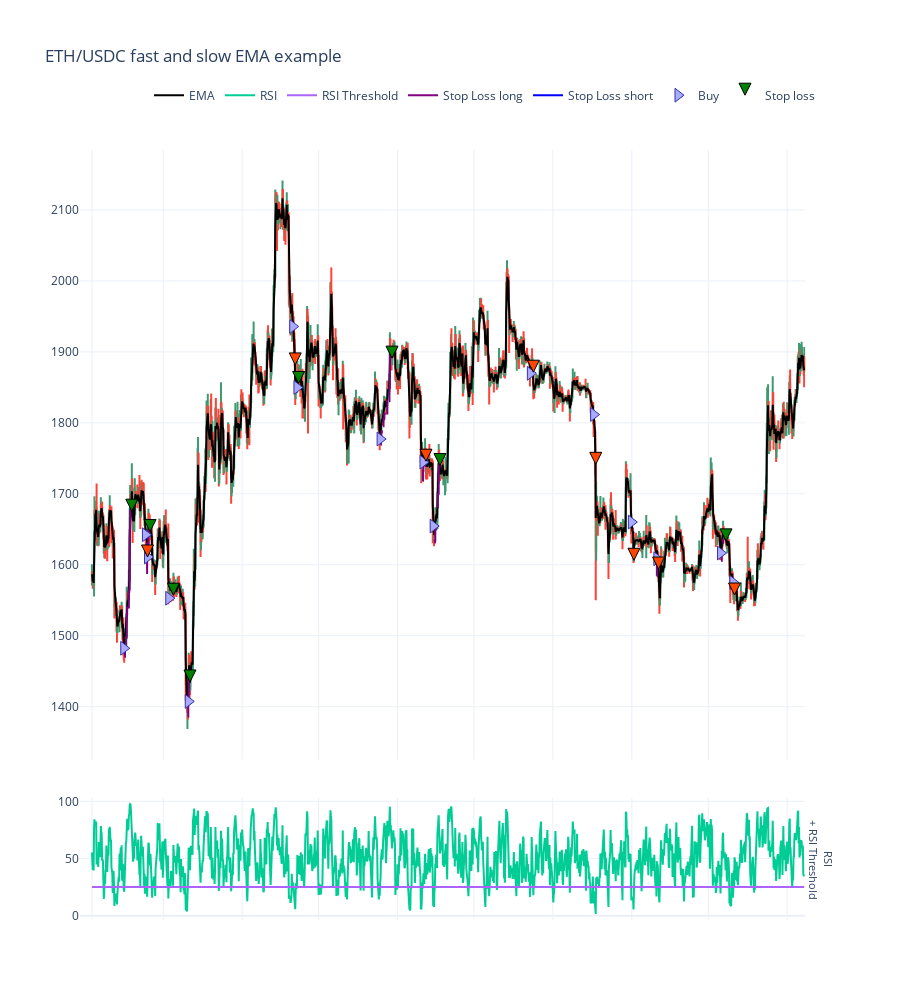

The cell this chart's notebook holds for it:
### Code cell
from tradeexecutor.visual.single_pair import visualise_single_pair, visualise_single_pair_positions_with_duration_and_slippage
from tradingstrategy.charting.candle_chart import VolumeBarMode

figure = visualise_single_pair(
    state,
    universe.universe.candles,
    start_at=START_AT,
    end_at=END_AT,
    volume_bar_mode=VolumeBarMode.hidden,
    volume_axis_name="Volume (USD)",
    height = 1000,
    hover_text=True,
)

figure.show()

### Figure 1 — Plotly figure (JSON) as saved in the notebook; plotly's stock layout.template omitted (floating-point values rounded to 4 significant figures; data arrays with more than 128 entries replaced by an {"elided": "..."} marker saying what was removed)
{"data": [{"close": {"elided": "1681 float values"}, "high": {"elided": "1681 float values"}, "hoverinfo": "text", "low": {"elided": "1681 float values"}, "open": {"elided": "1681 float values"}, "showlegend": false, "text": {"elided": "1681 str values"}, "type": "candlestick", "x": {"elided": "1681 str values"}, "xaxis": "x", "yaxis": "y"}, {"line": {"color": "black", "shape": "linear"}, "mode": "lines", "name": "EMA", "type": "scatter", "x": {"elided": "1680 str values"}, "xaxis": "x", "y": {"elided": "1680 float values"}, "yaxis": "y"}, {"line": {"shape": "linear"}, "mode": "lines", "name": "RSI", "type": "scatter", "x": {"elided": "1680 str values"}, "xaxis": "x", "y": {"elided": "1680 float values"}, "yaxis": "y2"}, {"line": {"shape": "linear"}, "mode": "lines", "name": "RSI Threshold", "type": "scatter", "x": {"elided": "1680 str values"}, "xaxis": "x", "y": {"elided": "1680 int values"}, "yaxis": "y2"}, {"line": {"color": "purple", "shape": "hv"}, "mode": "lines", "name": "Stop Loss long", "type": "scatter", "x": {"elided": "1680 str values"}, "xaxis": "x", "y": {"elided": "1680 float values"}, "yaxis": "y"}, {"line": {"color": "blue", "shape": "hv"}, "mode": "lines", "name": "Stop Loss short", "type": "scatter", "x": {"elided": "1680 str values"}, "xaxis": "x", "y": {"elided": "1680 null values"}, "yaxis": "y"}, {"hoverinfo": "text", "marker": {"color": "#aaaaff", "line": {"color": "#3333aa", "width": 1}, "size": 12, "symbol": "triangle-right"}, "mode": "markers", "name": "Buy", "text": ["------------------------------------------------------------<br>Buy WETH<br><br>Executed at: 2023-02-13 12:00:00<br>Value: 37500.0000 USD<br>Quantity: 25.284856 WETH<br>Executed at price: 1483.1012 WETH / USD<br>Fees paid: $18.75", "------------------------------------------------------------<br>Buy WETH<br><br>Executed at: 2023-02-22 00:00:00<br>Value: 41132.5060 USD<br>Quantity: 25.034527 WETH<br>Executed at price: 1643.0311 WETH / USD<br>Fees paid: $20.57", "------------------------------------------------------------<br>Buy WETH<br><br>Executed at: 2023-02-22 20:00:00<br>Value: 40515.5941 USD<br>Quantity: 25.137088 WETH<br>Executed at price: 1611.7855 WETH / USD<br>Fees paid: $20.26", "------------------------------------------------------------<br>Buy WETH<br><br>Executed at: 2023-03-03 04:00:00<br>Value: 41160.1928 USD<br>Quantity: 26.493321 WETH<br>Executed at price: 1553.6064 WETH / USD<br>Fees paid: $20.58", "------------------------------------------------------------<br>Buy WETH<br><br>Executed at: 2023-03-10 20:00:00<br>Value: 41213.7433 USD<br>Quantity: 29.268553 WETH<br>Executed at price: 1408.1237 WETH / USD<br>Fees paid: $20.61", "------------------------------------------------------------<br>Buy WETH<br><br>Executed at: 2023-04-20 20:00:00<br>Value: 41784.8941 USD<br>Quantity: 21.575329 WETH<br>Executed at price: 1936.6979 WETH / USD<br>Fees paid: $20.89", "------------------------------------------------------------<br>Buy WETH<br><br>Executed at: 2023-04-22 12:00:00<br>Value: 40878.4281 USD<br>Quantity: 22.088151 WETH<br>Executed at price: 1850.6949 WETH / USD<br>Fees paid: $20.44", "------------------------------------------------------------<br>Buy WETH<br><br>Executed at: 2023-05-25 04:00:00<br>Value: 40942.1642 USD<br>Quantity: 23.026589 WETH<br>Executed at price: 1778.0386 WETH / USD<br>Fees paid: $20.47", "------------------------------------------------------------<br>Buy WETH<br><br>Executed at: 2023-06-11 00:00:00<br>Value: 42879.9524 USD<br>Quantity: 24.565967 WETH<br>Executed at price: 1745.5023 WETH / USD<br>Fees paid: $21.44", "------------------------------------------------------------<br>Buy WETH<br><br>Executed at: 2023-06-15 00:00:00<br>Value: 42871.0117 USD<br>Quantity: 25.898344 WETH<br>Executed at price: 1655.3573 WETH / USD<br>Fees paid: $21.44", "------------------------------------------------------------<br>Buy WETH<br><br>Executed at: 2023-07-23 04:00:00<br>Value: 44494.5044 USD<br>Quantity: 23.784505 WETH<br>Executed at price: 1870.7349 WETH / USD<br>Fees paid: $22.25", "------------------------------------------------------------<br>Buy WETH<br><br>Executed at: 2023-08-17 00:00:00<br>Value: 44489.1424 USD<br>Quantity: 24.544165 WETH<br>Executed at price: 1812.6159 WETH / USD<br>Fees paid: $22.24", "------------------------------------------------------------<br>Buy WETH<br><br>Executed at: 2023-08-31 20:00:00<br>Value: 43164.9240 USD<br>Quantity: 25.987466 WETH<br>Executed at price: 1660.9901 WETH / USD<br>Fees paid: $21.58", "------------------------------------------------------------<br>Buy WETH<br><br>Executed at: 2023-09-10 20:00:00<br>Value: 42084.1069 USD<br>Quantity: 26.150660 WETH<br>Executed at price: 1609.2942 WETH / USD<br>Fees paid: $21.04", "------------------------------------------------------------<br>Buy WETH<br><br>Executed at: 2023-10-05 20:00:00<br>Value: 41767.1372 USD<br>Quantity: 25.823975 WETH<br>Executed at price: 1617.3783 WETH / USD<br>Fees paid: $20.88", "------------------------------------------------------------<br>Buy WETH<br><br>Executed at: 2023-10-10 16:00:00<br>Value: 42066.6608 USD<br>Quantity: 26.692931 WETH<br>Executed at price: 1575.9476 WETH / USD<br>Fees paid: $21.03"], "type": "scatter", "x": ["2023-02-13T12:00:00", "2023-02-22T00:00:00", "2023-02-22T20:00:00", "2023-03-03T04:00:00", "2023-03-10T20:00:00", "2023-04-20T20:00:00", "2023-04-22T12:00:00", "2023-05-25T04:00:00", "2023-06-11T00:00:00", "2023-06-15T00:00:00", "2023-07-23T04:00:00", "2023-08-17T00:00:00", "2023-08-31T20:00:00", "2023-09-10T20:00:00", "2023-10-05T20:00:00", "2023-10-10T16:00:00"], "xaxis": "x", "y": [1482.0, 1642.0, 1611.0, 1553.0, 1407.0, 1936.0, 1850.0, 1777.0, 1745.0, 1655.0, 1870.0, 1812.0, 1660.0, 1608.0, 1617.0, 1575.0], "yaxis": "y"}, {"hoverinfo": "text", "marker": {"color": "#aaaaff", "line": {"color": "#3333aa", "width": 1}, "size": 12, "symbol": "triangle-left"}, "mode": "markers", "name": "Sell", "text": [], "type": "scatter", "x": [], "xaxis": "x", "y": [], "yaxis": "y"}, {"hoverinfo": "text", "marker": {"color": ["green", "orangered", "green", "green", "green", "orangered", "green", "green", "orangered", "green", "orangered", "orangered", "orangered", "orangered", "green", "orangered"], "line": {"color": "black", "width": 1}, "size": 12, "symbol": "arrow-down"}, "mode": "markers", "name": "Stop loss", "text": ["------------------------------------------------------------<br>Stop loss WETH<br><br>Triggered at: 1676.7828 WETH / USD<br>Executed at: 2023-02-16 16:00:00<br>Value: 42343.3414 USD<br>Quantity: 25.284856 WETH<br>Executed at price: 1674.6523 WETH / USD<br>Fees paid: $21.18", "------------------------------------------------------------<br>Stop loss WETH<br><br>Triggered at: 1630.7973 WETH / USD<br>Executed at: 2023-02-22 20:00:00<br>Value: 40309.9567 USD<br>Quantity: 25.034527 WETH<br>Executed at price: 1610.1745 WETH / USD<br>Fees paid: $20.17", "------------------------------------------------------------<br>Stop loss WETH<br><br>Triggered at: 1648.1817 WETH / USD<br>Executed at: 2023-02-23 20:00:00<br>Value: 41375.0590 USD<br>Quantity: 25.137088 WETH<br>Executed at price: 1645.9766 WETH / USD<br>Fees paid: $20.70", "------------------------------------------------------------<br>Stop loss WETH<br><br>Triggered at: 1557.5868 WETH / USD<br>Executed at: 2023-03-05 00:00:00<br>Value: 41231.5935 USD<br>Quantity: 26.493321 WETH<br>Executed at price: 1556.3015 WETH / USD<br>Fees paid: $20.63", "------------------------------------------------------------<br>Stop loss WETH<br><br>Triggered at: 1451.5776 WETH / USD<br>Executed at: 2023-03-11 12:00:00<br>Value: 41975.2777 USD<br>Quantity: 29.268553 WETH<br>Executed at price: 1434.1426 WETH / USD<br>Fees paid: $21.00", "------------------------------------------------------------<br>Stop loss WETH<br><br>Triggered at: 1906.6941 WETH / USD<br>Executed at: 2023-04-21 20:00:00<br>Value: 40576.2727 USD<br>Quantity: 21.575329 WETH<br>Executed at price: 1880.6792 WETH / USD<br>Fees paid: $20.30", "------------------------------------------------------------<br>Stop loss WETH<br><br>Triggered at: 1862.7840 WETH / USD<br>Executed at: 2023-04-23 04:00:00<br>Value: 40963.4096 USD<br>Quantity: 22.088151 WETH<br>Executed at price: 1854.5423 WETH / USD<br>Fees paid: $20.49", "------------------------------------------------------------<br>Stop loss WETH<br><br>Triggered at: 1898.1666 WETH / USD<br>Executed at: 2023-05-29 20:00:00<br>Value: 43525.8818 USD<br>Quantity: 23.026589 WETH<br>Executed at price: 1890.2444 WETH / USD<br>Fees paid: $21.77", "------------------------------------------------------------<br>Stop loss WETH<br><br>Triggered at: 1745.9541 WETH / USD<br>Executed at: 2023-06-12 04:00:00<br>Value: 42868.0315 USD<br>Quantity: 24.565967 WETH<br>Executed at price: 1745.0171 WETH / USD<br>Fees paid: $21.44", "------------------------------------------------------------<br>Stop loss WETH<br><br>Triggered at: 1741.7367 WETH / USD<br>Executed at: 2023-06-17 16:00:00<br>Value: 45035.6686 USD<br>Quantity: 25.898344 WETH<br>Executed at price: 1738.9401 WETH / USD<br>Fees paid: $22.53", "------------------------------------------------------------<br>Stop loss WETH<br><br>Triggered at: 1875.3768 WETH / USD<br>Executed at: 2023-07-24 08:00:00<br>Value: 44487.3551 USD<br>Quantity: 23.784505 WETH<br>Executed at price: 1870.4343 WETH / USD<br>Fees paid: $22.25", "------------------------------------------------------------<br>Stop loss WETH<br><br>Triggered at: 1784.5343 WETH / USD<br>Executed at: 2023-08-17 20:00:00<br>Value: 42723.5179 USD<br>Quantity: 24.544165 WETH<br>Executed at price: 1740.6792 WETH / USD<br>Fees paid: $21.37", "------------------------------------------------------------<br>Stop loss WETH<br><br>Triggered at: 1635.2576 WETH / USD<br>Executed at: 2023-09-01 20:00:00<br>Value: 41723.8346 USD<br>Quantity: 25.987466 WETH<br>Executed at price: 1605.5368 WETH / USD<br>Fees paid: $20.87", "------------------------------------------------------------<br>Stop loss WETH<br><br>Triggered at: 1607.4828 WETH / USD<br>Executed at: 2023-09-11 12:00:00<br>Value: 41661.4806 USD<br>Quantity: 26.150660 WETH<br>Executed at price: 1593.1330 WETH / USD<br>Fees paid: $20.84", "------------------------------------------------------------<br>Stop loss WETH<br><br>Triggered at: 1635.8364 WETH / USD<br>Executed at: 2023-10-08 00:00:00<br>Value: 42166.5020 USD<br>Quantity: 25.823975 WETH<br>Executed at price: 1632.8432 WETH / USD<br>Fees paid: $21.09", "------------------------------------------------------------<br>Stop loss WETH<br><br>Triggered at: 1557.7848 WETH / USD<br>Executed at: 2023-10-11 08:00:00<br>Value: 41548.9182 USD<br>Quantity: 26.692931 WETH<br>Executed at price: 1556.5513 WETH / USD<br>Fees paid: $20.78"], "type": "scatter", "x": ["2023-02-16T16:00:00", "2023-02-22T20:00:00", "2023-02-23T20:00:00", "2023-03-05T00:00:00", "2023-03-11T12:00:00", "2023-04-21T20:00:00", "2023-04-23T04:00:00", "2023-05-29T20:00:00", "2023-06-12T04:00:00", "2023-06-17T16:00:00", "2023-07-24T08:00:00", "2023-08-17T20:00:00", "2023-09-01T20:00:00", "2023-09-11T12:00:00", "2023-10-08T00:00:00", "2023-10-11T08:00:00"], "xaxis": "x", "y": [1675.0, 1611.0, 1647.0, 1557.0, 1435.0, 1882.0, 1855.0, 1891.0, 1746.0, 1740.0, 1871.0, 1742.0, 1606.0, 1594.0, 1634.0, 1557.0], "yaxis": "y"}, {"hoverinfo": "text", "marker": {"color": "lightgreen", "line": {"color": "black", "width": 1}, "size": 12, "symbol": "arrow-up"}, "mode": "markers", "name": "Take profit", "text": [], "type": "scatter", "x": [], "xaxis": "x", "y": [], "yaxis": "y"}], "layout": {"annotations": [{"font": {"size": 11}, "showarrow": false, "text": "RSI<br> + RSI Threshold", "textangle": 90, "x": 0.98, "xanchor": "left", "xref": "paper", "y": 0.07917, "yanchor": "middle", "yref": "paper"}], "height": 1000, "hovermode": "x unified", "legend": {"orientation": "h", "x": 1, "xanchor": "right", "y": 1.09, "yanchor": "top"}, "margin": {"t": 150}, "title": {"text": "ETH/USDC fast and slow EMA example", "y": 0.95}, "xaxis": {"anchor": "y", "domain": [0, 0.98], "matches": "x2", "rangeslider": {"visible": false}, "showticklabels": false}, "xaxis2": {"anchor": "y2", "domain": [0, 0.98], "rangeslider": {"visible": false}}, "yaxis": {"anchor": "x", "domain": [0.2083, 1], "showspikes": true, "spikedash": "dot", "spikemode": "across", "spikesnap": "cursor", "spikethickness": 1}, "yaxis2": {"anchor": "x2", "domain": [0, 0.1583], "showspikes": true, "spikedash": "dot", "spikemode": "across", "spikesnap": "cursor", "spikethickness": 1}}}
